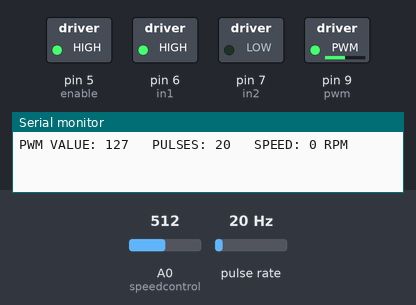
The sketch below on a simulated Arduino Uno, built with avr-gcc and run on an emulated ATmega328P. Parts: switched loads named in the sketch (green lamp = pin HIGH), the last lines printed to the serial monitor. Wiring (inferred from the names in the program): pulse sensor: data pin 3. The test bench sets the inputs (shaded band); at power-on: A0 (speedcontrol) = 512, pulse rate 20 Hz.

Above: at 1.2 s.
1.3 s: A0 (speedcontrol) set to 716
At 2.5 s:
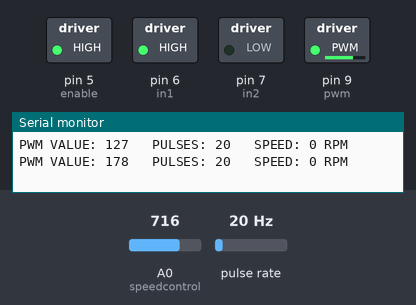
2.8 s: A0 (speedcontrol) set to 900
At 3.7 s:
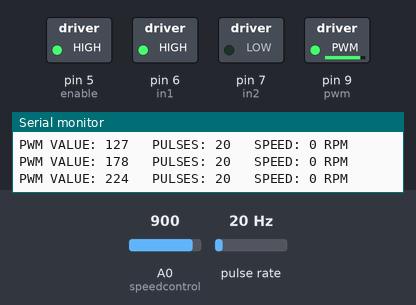
4.3 s: A0 (speedcontrol) set to 122
At 4.8 s:
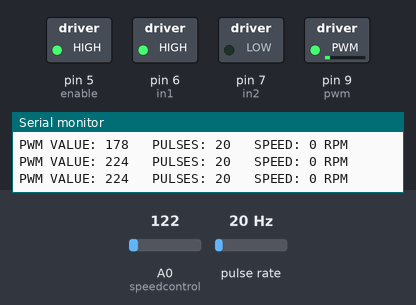
5.8 s: A0 (speedcontrol) set to 0
At 7.0 s:
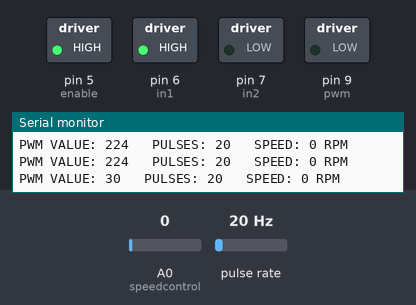
7.3 s: A0 (speedcontrol) set to 3
8.8 s: A0 (speedcontrol) set to 6
At 9.4 s:
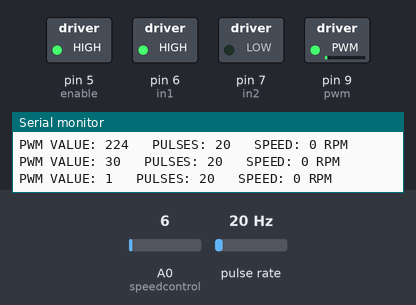
Timing chart, 0 to 11.3 s (numbered marks = the images above; inputs shaded):
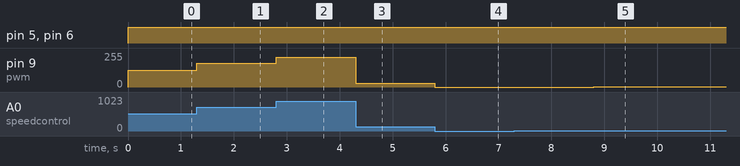

The sketch:

Test_1.ino
```cpp
// Motor encoder output pulse per rotation (change as required)
#define ENC_COUNT_REV 1680

// Encoder output to Arduino Interrupt pin
#define ENC_IN 3

// Analog pin for potentiometer
int speedcontrol = 0;

// Pulse count from encoder
volatile long encoderValue = 0;

// One-second interval for measurements
int interval = 1000;

// Counters for milliseconds during interval
long previousMillis = 0;
long currentMillis = 0;

// Variable for RPM measuerment
int rpm = 0;

// Variable for PWM motor speed output
int motorPwm = 0;

// Motor A connections
int pwm = 9;
int enable = 5;
int in1 = 6;
int in2 = 7;


void setup() {
  // Set all the motor control pins to outputs

  Serial.begin(9600); // opens serial port, sets data rate to 9600 bps

  // Set encoder as input with internal pullup
  pinMode(ENC_IN, INPUT_PULLUP);

  // Attach interrupt
  attachInterrupt(digitalPinToInterrupt(ENC_IN), updateEncoder, RISING);

	pinMode(pwm, OUTPUT);
	pinMode(in1, OUTPUT);
	pinMode(in2, OUTPUT);
  pinMode(enable,OUTPUT);


  	// Turn off motors - Initial state
	digitalWrite(in1, LOW);
	digitalWrite(in2, LOW);
  digitalWrite(pwm,LOW);
  digitalWrite(enable,LOW);

  // Setup initial values for timer
  previousMillis = millis();

}

void loop() {

  // Control motor with potentiometer
    motorPwm = map(analogRead(speedcontrol), 0, 1023, 0, 255);

  digitalWrite(enable,HIGH);
  analogWrite(pwm,motorPwm);
  digitalWrite(in1,HIGH);
  digitalWrite(in2,LOW);

  // Update RPM value every second
  currentMillis = millis();
  if (currentMillis - previousMillis > interval) {
    previousMillis = currentMillis;


    // Calculate RPM
    rpm = (float)(encoderValue * 60 / ENC_COUNT_REV);

    // Only update display when there is a reading
    if (motorPwm > 0 || rpm > 0) {
      Serial.print("PWM VALUE: ");
      Serial.print(motorPwm);
      Serial.print('\t');
      Serial.print(" PULSES: ");
      Serial.print(encoderValue);
      Serial.print('\t');
      Serial.print(" SPEED: ");
      Serial.print(rpm);
      Serial.println(" RPM");
    }

    encoderValue = 0;
  }

}

void updateEncoder()
{
  // Increment value for each pulse from encoder
  encoderValue++;
}
```

Measured:
- after the input at 1.3 s, pin 9 (pwm): 127/255 → 178/255 at once
- after the input at 2.8 s, pin 9 (pwm): 178/255 → 224/255 at once
- after the input at 4.3 s, pin 9 (pwm): 224/255 → 30/255 at once
- after the input at 5.8 s, pin 9 (pwm): 30/255 → 0/255 at once
- after the input at 7.3 s, every drawn part: stays the same
- after the input at 8.8 s, pin 9 (pwm): 0/255 → 1/255 at once
